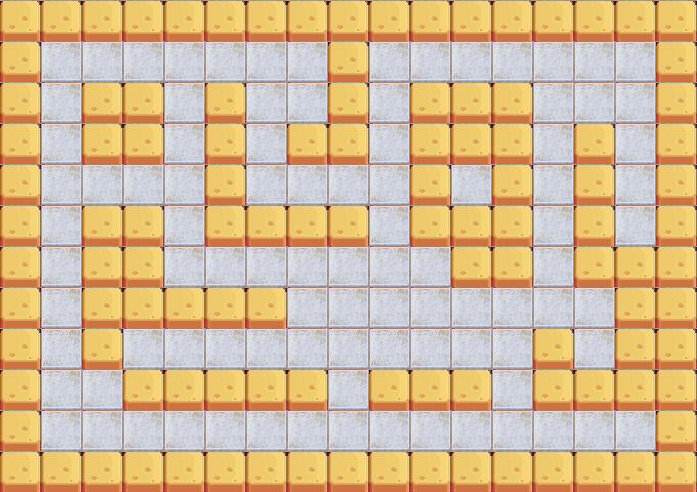

Tiled map render using the project's own tile images. Description and the map definition, with tile-layer contents summarised, below:
An orthogonal 17x12 tile map with 41x41 px tiles, 1 tile layer (background).

<map version="1.0" orientation="orthogonal" width="17" height="12" tilewidth="41" tileheight="41">
 <tileset firstgid="1" name="block" tilewidth="41" tileheight="41">
  <image source="block.jpg" width="82" height="41" />
  <tile id="0">
   <properties>
    <property name="block" value="1" />
   </properties>
  </tile>
  <tile id="1">
   <properties>
    <property name="block" value="0" />
   </properties>
  </tile>
 </tileset>
 <layer name="background" width="17" height="12">
  <data>[204 cells, 204 non-empty, 2 distinct tile ids]</data>
 </layer>
 <objectgroup name="objects" width="17" height="12" />
</map>